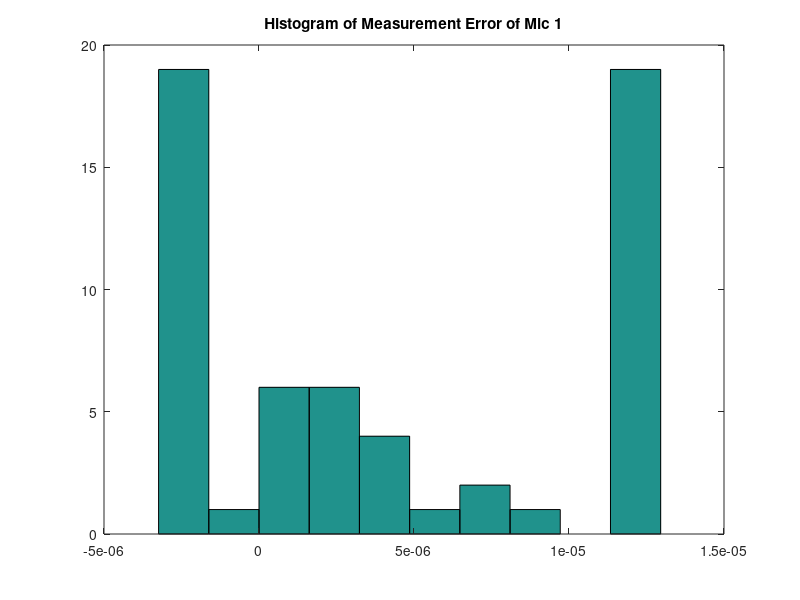

Source code (MATLAB): (Note: this script raises an error after producing the figure.)
%% Init
clc; clear; clf;
y.data = importdata("calibration.mat");
exp = importdata("experiment.mat");

%% 1
y.err = zeros(size(y.data));

y.avg = mean(y.data,2);

for m=1:7
    y.err(:,m) = y.data(:,m)-y.avg;
    mic.bias(m) = mean(y.err(:,m));
end
mic.var = var(y.err);

figure(1)
grid on;
hist(y.err(:,1))
title('Histogram of Measurement Error of Mic 1')  
set(gcf,'color','w')

clear y % cal data is now redundant

%% 2

for m=1:7
    y.cal(:,m) = exp.y(:,m)-mic.bias(m);
end

th_hat0 = [.1 .6 0];
maxiter = 100;
stds = diag(sqrt(mic.var));

th_hat =  th_hat0 ;zeros(length(y.cal(:,1))-1,3);
for i=1:length(y.cal(:,1))-1
    [th_hat(i+1,:), diagP(i+1,:)] = nls(y.cal(i,:),stds,th_hat(i,:),maxiter,exp.mic_locations);
end

plotresults(th_hat(:,1:2)',diagP,exp.mic_locations')

%% 3



%% Functions

function [th_hat, diagP] = nls(y,stds,th_hat0,maxiter,miclocs)
    i=0;
    th = th_hat0;
    th_hat = th_hat0;
    sig = pinv(stds*stds');
    while i<maxiter
        J = Jacobian(th_hat,miclocs);
        ftheta = f(th_hat,miclocs);
        e = y-ftheta';
        P = (J'*sig*J);
        dth = P^-1*J'*sig*e';
        th_hat = th_hat + dth';
        i = i+1;
    end
    th = [th_hat0 ;th_hat];
    diagP =diag(P^-1);
end

function dist = d(th_hat,micloc)
    dist = sqrt((th_hat(1:2)-micloc) * (th_hat(1:2)-micloc)');
end

function ftheta = f(th_hat,mic_locations)
    ftheta = zeros(length(mic_locations(:,1)),1);
    c = 343; % speed of sound in [m/s]
    for m=1:7
        ftheta(m) = (th_hat(3) + (1/c) * d(th_hat,mic_locations(m,:)));
    end
end

function dF = Jacobian(theta,miclocs)
    c = 343; % speed of sound in [m/s]
    dF = zeros(length(miclocs(:,1)),length(theta(1,:)));
    for m=1:7
        dF(m,:) = [(theta(1)-miclocs(m,1))/(c*d(theta,miclocs(m,:)))  (theta(2)-miclocs(m,2))/(c*d(theta,miclocs(m,:)))  1];
    end
end